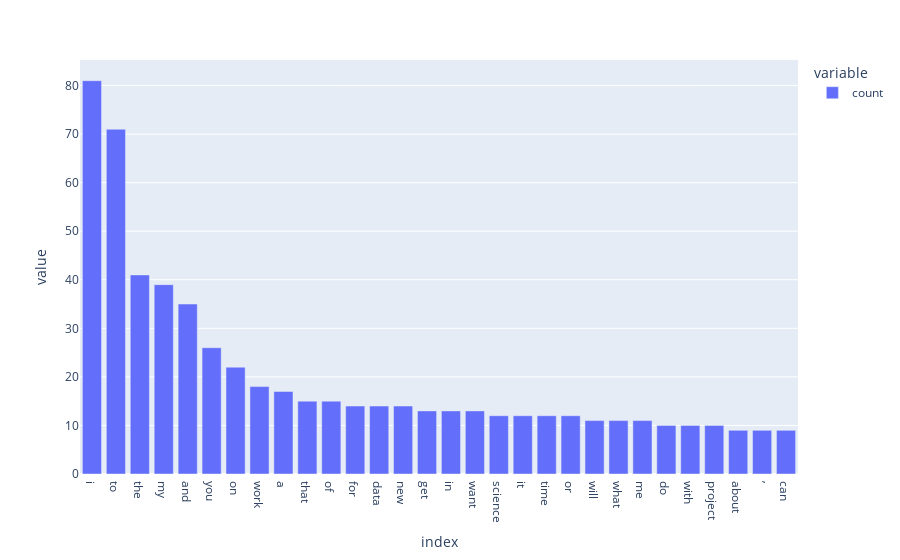

Write notebook code for a chart like this one.
### Code cell
frequency = pd.DataFrame.from_dict(blob.word_counts, orient='index', columns=['count'])
plot = px.bar(frequency.sort_values(by='count', ascending=False)[:30])
plot

### Figure 1 — Plotly figure (JSON) as saved in the notebook; plotly's stock layout.template omitted (floating-point values rounded to 4 significant figures)
{"data": [{"alignmentgroup": "True", "hovertemplate": "variable=count<br>index=%{x}<br>value=%{y}<extra></extra>", "legendgroup": "count", "marker": {"color": "#636efa"}, "name": "count", "offsetgroup": "count", "orientation": "v", "showlegend": true, "textposition": "auto", "type": "bar", "x": ["i", "to", "the", "my", "and", "you", "on", "work", "a", "that", "of", "for", "data", "new", "get", "in", "want", "science", "it", "time", "or", "will", "what", "me", "do", "with", "project", "about", "’", "can"], "xaxis": "x", "y": [81, 71, 41, 39, 35, 26, 22, 18, 17, 15, 15, 14, 14, 14, 13, 13, 13, 12, 12, 12, 12, 11, 11, 11, 10, 10, 10, 9, 9, 9], "yaxis": "y"}], "layout": {"barmode": "relative", "legend": {"title": {"text": "variable"}, "tracegroupgap": 0}, "margin": {"t": 60}, "xaxis": {"anchor": "y", "domain": [0, 1], "title": {"text": "index"}}, "yaxis": {"anchor": "x", "domain": [0, 1], "title": {"text": "value"}}}}
